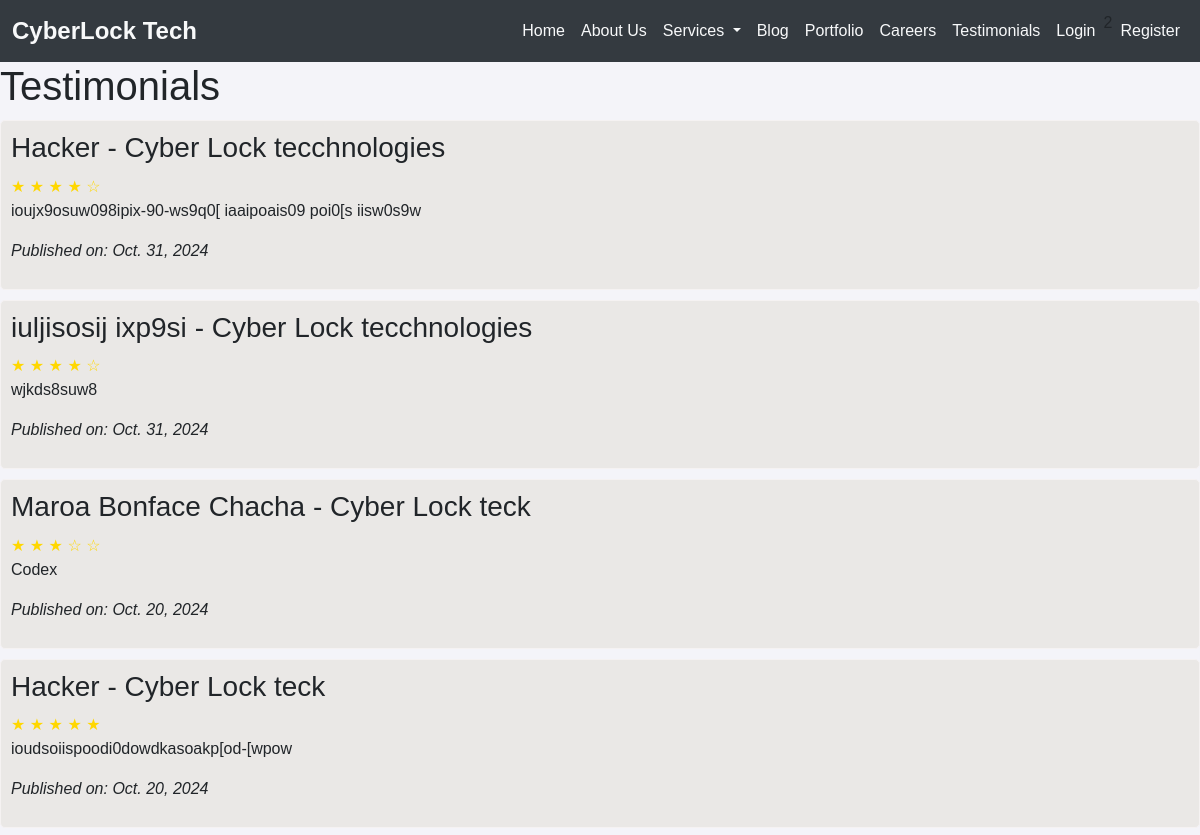
Before: /testimonials/ (upper part) with the older database file.
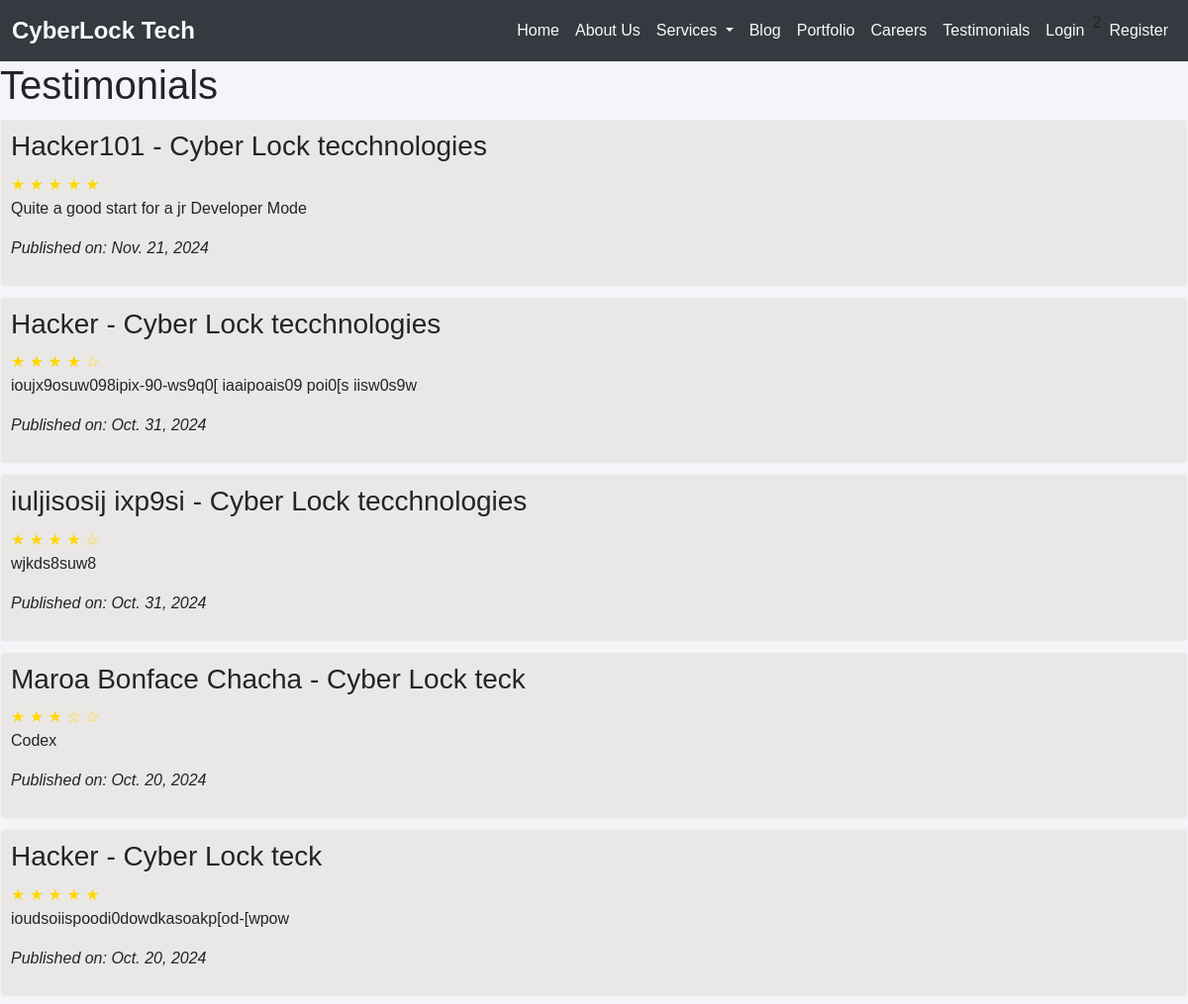
After: the same page with the newer database file.
### coreapp/models.py (models this page shows, shortened)
class Testimonial(models.Model):
    name = models.CharField(max_length=100)
    company = models.CharField(max_length=100, blank=True)
    feedback = models.TextField()
    rating = models.PositiveIntegerField()  # Rating from 1 to 5
    profile_picture = models.ImageField(upload_to='testimonial_pictures/', blank=True)
    published_date = models.DateField(auto_now_add=True)
    class Meta:
        ordering = ['-published_date']
        verbose_name = "Testimonial"
        verbose_name_plural = "Testimonials"

### coreapp/views.py (the view)
# urls.py: path('testimonials/', views.testimonial_list, name='testimonial_list'),
def testimonial_list(request):
    testimonials = Testimonial.objects.all()
    return render(request, 'testimonial_list.html', {'testimonials': testimonials})

### templates/testimonial_list.html (shortened to what this page needs)
{% include 'base.html'%}
{% load static %}
<!DOCTYPE html>
<html lang="en">
<head>
</head>
<body>
    <h1>Testimonials</h1>
    {% for testimonial in testimonials %}
    <div class="testimonial">
        <h3>{{ testimonial.name }}{% if testimonial.company %} - {{ testimonial.company }}{% endif %}</h3>
        <div class="rating">
            {% for i in "12345" %}
                {% if i|slice:":1" <= testimonial.rating|stringformat:"i" %}
                ★
                {% else %}
                ☆
                {% endif %}
            {% endfor %}
        </div>
        <p>{{ testimonial.feedback }}</p>
        <p><em>Published on: {{ testimonial.published_date }}</em></p>
    </div>
    {% empty %}
    <p>No testimonials available.</p>
    {% endfor %}
</body>
</html>

Changed rows visible on the page:
added Testimonial: name "Hacker101", company "Cyber Lock tecchnologies", rating 5 (drawn), feedback "Quite a good start for a jr Developer Mode", published_date "Nov. 21, 2024"
